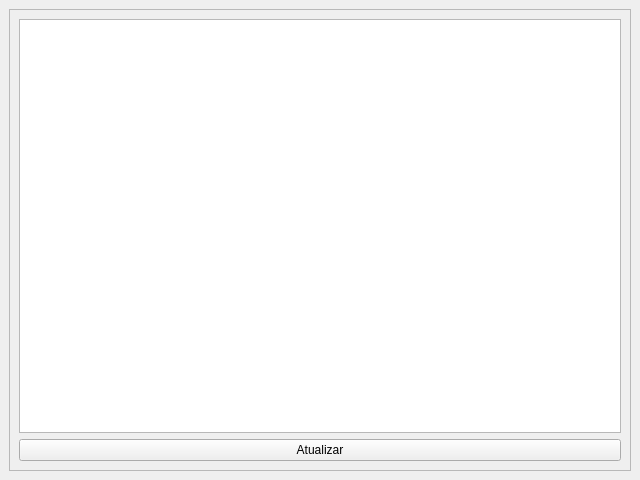
<?xml version="1.0" encoding="UTF-8"?>
<ui version="4.0">
 <class>MainWindow</class>
 <widget class="QMainWindow" name="MainWindow">
  <property name="geometry">
   <rect>
    <x>0</x>
    <y>0</y>
    <width>640</width>
    <height>480</height>
   </rect>
  </property>
  <property name="windowTitle">
   <string>MainWindow</string>
  </property>
  <widget class="QWidget" name="centralwidget">
   <layout class="QVBoxLayout" name="verticalLayout">
    <item>
     <widget class="QFrame" name="frame">
      <property name="frameShape">
       <enum>QFrame::StyledPanel</enum>
      </property>
      <property name="frameShadow">
       <enum>QFrame::Raised</enum>
      </property>
      <layout class="QVBoxLayout" name="verticalLayout_2">
       <item>
        <widget class="QTableView" name="tbl_Lista"/>
       </item>
       <item>
        <widget class="QPushButton" name="btn_Atualizar">
         <property name="text">
          <string>Atualizar</string>
         </property>
        </widget>
       </item>
      </layout>
     </widget>
    </item>
   </layout>
  </widget>
 </widget>
 <resources/>
 <connections/>
</ui>
